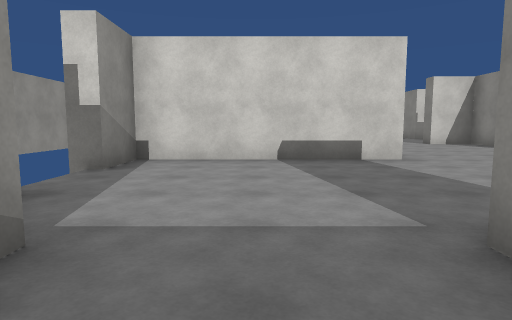
View 1 (above)

18 first-person views from a walk through a 3-D level made in the Unity game engine. The camera is 1.3 m above the floor, tilts 6° down and sees 75° across. The floor is counted in squares, 2 m on a side. Each view is taken from the middle of a square. On the plan, view 1 faces up. The plan holds only what a view shows up to about 10 squares ahead; the rest is blank. The place goes on beyond the plan. The player character is not drawn. Surface patterns are stand-ins for the level's own textures.

View 2
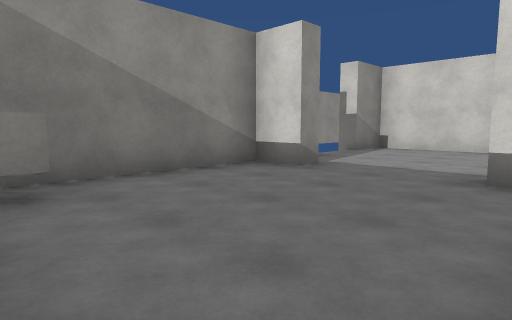

View 3
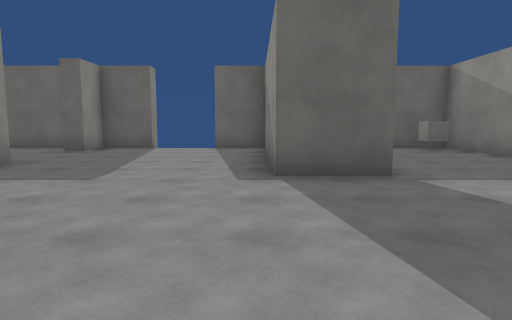

View 4
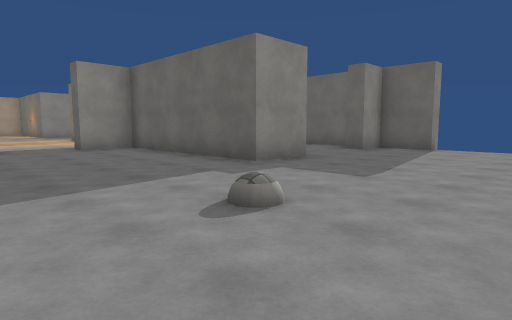

View 5
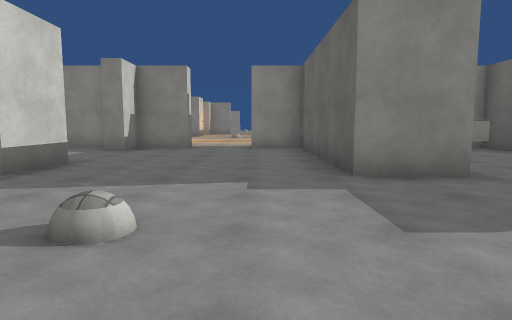

View 6
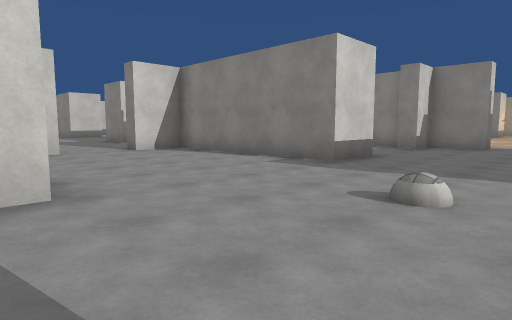

View 7
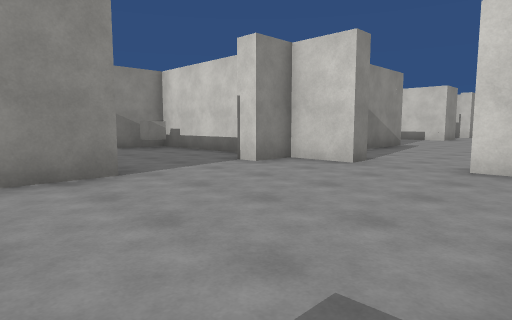

View 8
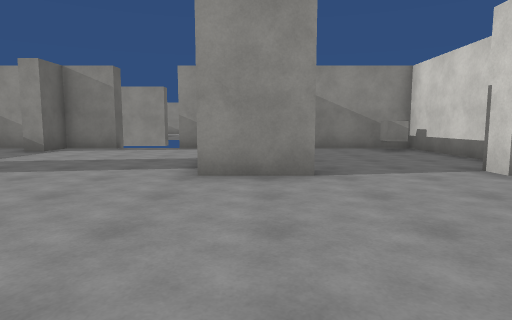

View 9
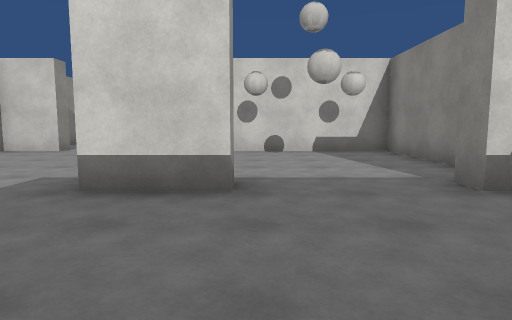

View 10
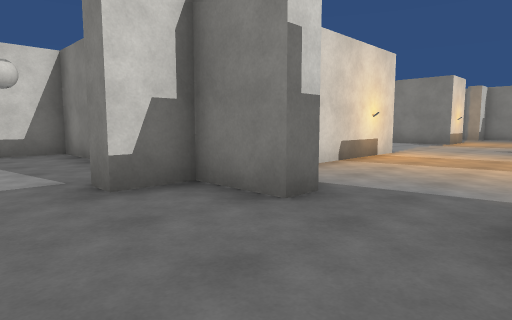

View 11
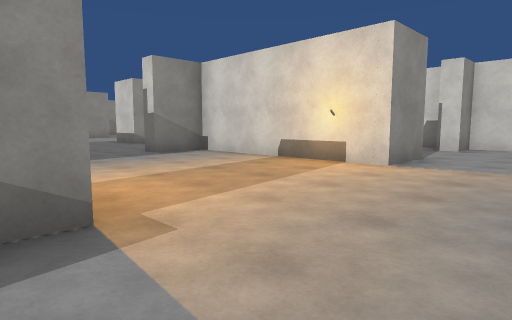

View 12
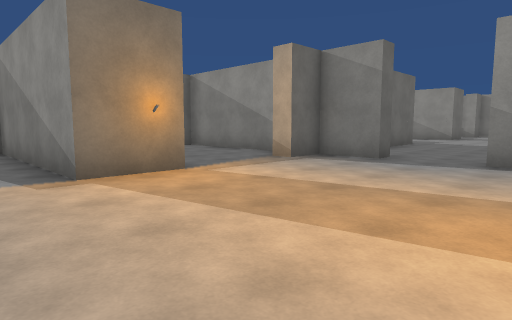

View 13
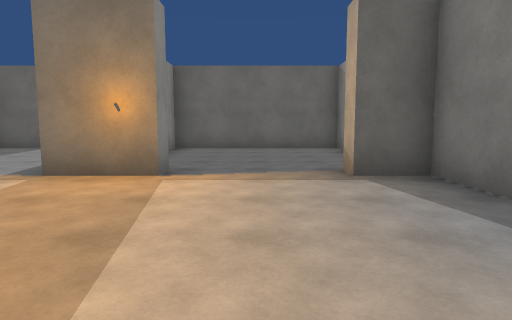

View 14
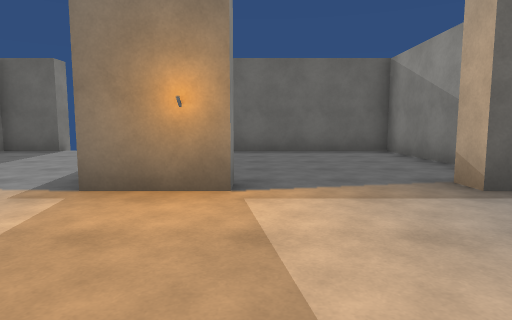

View 15
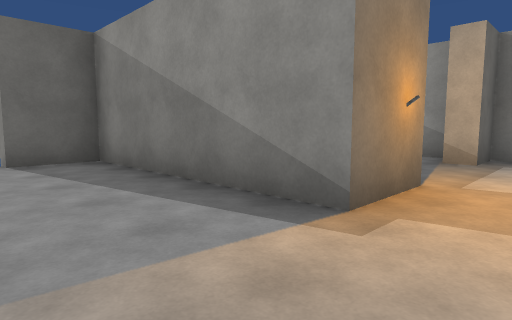

View 16
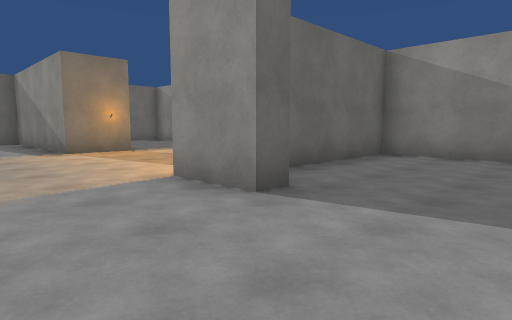

View 17
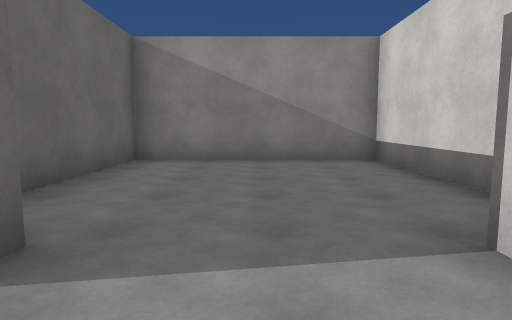

View 18
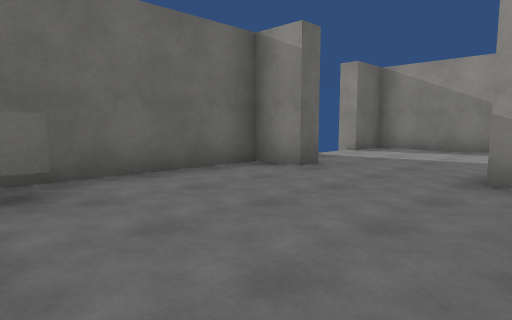

### Floor plan
Points are (right, up) in squares from view 1. A wall is a line through its corners. A room is listed if a view was taken in it or the views show most of it. See-through windows are left out.
Room 1 (views 1, 2, 3, 4, 5, 6, 7, 8, 9, 10, 18)
walls: (1.1, 1.8) (2.8, 1.8) (2.8, -3.2) (4.1, -3.2) (4.1, -3.8); (2.8, 7.9) (2.8, 6.2) (-2.2, 6.2) (-2.2, 4.9) (-2.8, 4.9); (7.3, 0.1) (7.3, 1.8) (12.3, 1.8) (12.3, 3.1); (8.8, 6.8) (8.8, 6.2) (7.3, 6.2) (7.3, 11.3) (5.9, 11.3); (4.1, 11.3) (2.8, 11.3) (2.8, 10.3) (2.2, 10.3); (12.7, 4.9) (12.3, 4.9) (12.3, 6.2) (11.3, 6.2) (11.3, 6.8); (-2.8, 3.1) (-2.2, 3.1) (-2.2, 1.8) (-1.2, 1.8) (-1.2, 1.3) (-2.2, 1.3) (-2.2, -3.2) (-0.8, -3.2); (5.9, -3.8) (5.9, -3.2) (7.3, -3.2) (7.3, -2.2) (7.7, -2.2) (7.7, -3.2) (12.2, -3.2); (12.3, 7.1) (12.3, 11.3) (8.4, 11.3); (1.2, 11.3) (-2.2, 11.3) (-2.2, 8.6)
ways out: opening at (13, 4) to room 2; opening at (5, 12); gap at (-3, 3); gap at (-3, 5); gap at (4, -4); gap at (6, -4)
objects: cube (-1, -2); cube (-1, 11); cube (12, -2)
Room 2 (views 11, 12, 13, 14, 15, 16, 17)
walls: (16.2, 1.2) (16.2, 1.8) (17.7, 1.8) (17.7, -3.2) (19.1, -3.2) (19.1, -3.8); (17.1, 7.8) (17.7, 7.8) (17.7, 6.2) (12.7, 6.2) (12.7, 4.9); (12.3, 3.1) (12.7, 3.1) (12.7, 1.8) (13.7, 1.8) (13.7, 1.2); (12.7, 1) (12.7, -3.2) (17.2, -3.2) (17.2, -2.5); (17, 11.3) (12.7, 11.3) (12.7, 6.8) (16.1, 6.8); (18.8, 11.3) (17.7, 11.3) (17.7, 10.3) (17.2, 10.3)
ways out: opening at (13, 4) to room 1; gap at (19, -4)

Where each view was taken, in squares from view 1:
view 1: 0 up, 0 right, facing up
view 2: 3 down, 2 right, facing up-left
view 3: 6 up, 3 right, facing down
view 4: 6 up, 3 right, facing down-right
view 5: 3 up, 3 right, facing right
view 6: 3 up, 2 right, facing up-right
view 7: 6 up, 7 right, facing up-left
view 8: 7 up, 7 right, facing left
view 9: 3 up, 9 right, facing up
view 10: 3 up, 10 right, facing up-right
view 11: 1 up, 20 right, facing up-left
view 12: 6 up, 19 right, facing down-left
view 13: 6 up, 15 right, facing down
view 14: 5 up, 16 right, facing down
view 15: 3 up, 20 right, facing down-left
view 16: 10 up, 20 right, facing down-left
view 17: 9 up, 19 right, facing left
view 18: 1 up, 12 right, facing down-left
